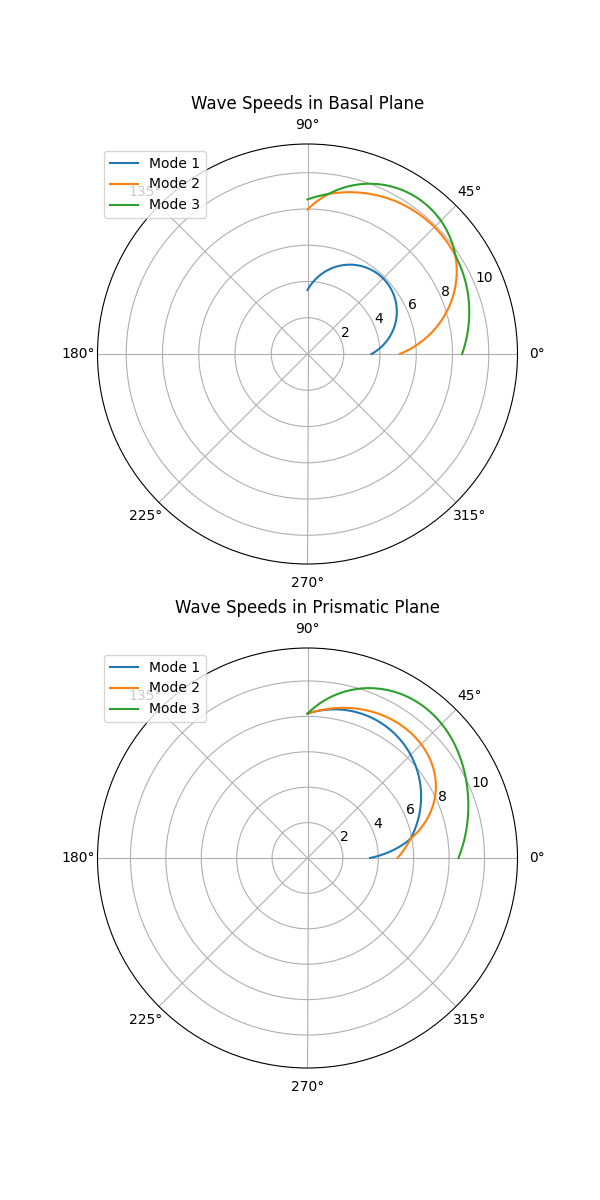

The script that drew this image:
import numpy as np
import matplotlib.pyplot as plt

C11 = C22 = 63.5  # GPa
C33 = 66.5
C12 = 25.9
C13 = C23 = 21.7
C44 = 18.4
C66 = (C11 - C12) / 2  

C = np.array([
    [C11, C12, C13, 0,   0,   0],
    [C12, C11, C13, 0,   0,   0],
    [C13, C13, C33, 0,   0,   0],
    [0,   0,   0,   C44, 0,   0],
    [0,   0,   0,   0,   C44, 0],
    [0,   0,   0,   0,   0,   C66]
])

def acoustic_tensor(p, C):
    # Unpack direction components
    norm_p = np.linalg.norm(p)
    p = p / norm_p if norm_p != 0 else p
    p1, p2, p3 = p
    
    # Calculate acoustic tensor components using provided relations
    A11 = C[0,0]*p1**2 + C[0,1]*p1*p2 + C[0,2]*p1*p3 + C[0,1]*p2*p1 + C[1,1]*p2**2 + C[1,2]*p2*p3 + C[0,2]*p3*p1 + C[1,2]*p3*p2 + C[2,2]*p3**2
    A12 = C[5,0]*p1**2 + C[5,1]*p1*p2 + C[5,1]*p1*p3 + C[5,1]*p2*p1 + C[5,1]*p2**2 + C[5,1]*p2*p3 + C[5,1]*p3*p1 + C[5,1]*p3*p2 + C[5,1]*p3**2
    A13 = C[0,2]*p1**2 + C[4,1]*p1*p2 + C[4,2]*p1*p3 + C[5,1]*p2*p1 + C[2,1]*p2**2 + C[4,3]*p2*p3 + C[4,2]*p3*p1 + C[4,3]*p3*p2 + C[4,2]*p3**2
    A22 = C[1,0]*p1**2 + C[1,1]*p1*p2 + C[1,2]*p1*p3 + C[1,1]*p2*p1 + C[1,1]*p2**2 + C[1,2]*p2*p3 + C[1,2]*p3*p1 + C[1,2]*p3*p2 + C[2,2]*p3**2
    A23 = C[3,0]*p1**2 + C[3,1]*p1*p2 + C[3,2]*p1*p3 + C[3,1]*p2*p1 + C[3,1]*p2**2 + C[3,2]*p2*p3 + C[3,2]*p3*p1 + C[3,2]*p3*p2 + C[3,2]*p3**2
    A33 = C[2,0]*p1**2 + C[2,1]*p1*p2 + C[2,2]*p1*p3 + C[2,1]*p2*p1 + C[2,1]*p2**2 + C[2,2]*p2*p3 + C[2,2]*p3*p1 + C[2,2]*p3*p2 + C[2,2]*p3**2
    A = np.array([
        [A11, A12, A13],
        [A12, A22, A23],
        [A13, A23, A33]
    ])
    return A
def wave_speeds(A):
    
    eigenvalues = np.linalg.eigvalsh(A)
    print(eigenvalues)
    return np.sqrt(np.maximum(eigenvalues, 0))

# Values of s from 0 to 1
s_values = np.linspace(0, 1, 100)
speeds_p5 = []
speeds_p6 = []

for s in s_values:
    # Direction in the basal plane
    p5 = np.array([1-s, s, 0])
    # Direction in the prismatic plane
    p6 = np.array([1-s, 0, s])
    
    # Compute the acoustic tensors
    A_p5 = acoustic_tensor(p5, C)
    A_p6 = acoustic_tensor(p6, C)
    
    # Compute wave speeds
    speeds_p5.append(wave_speeds(A_p5))
    speeds_p6.append(wave_speeds(A_p6))

speeds_p5 = np.array(speeds_p5)
speeds_p6 = np.array(speeds_p6)

# Prepare polar plots
angles = np.arctan2(s_values, 1 - s_values)  # Angle for polar plot

fig, (ax1, ax2) = plt.subplots(2, 1, subplot_kw={'projection': 'polar'}, figsize=(6, 12))

# Plotting for basal plane
for i in range(3):  # There can be up to 3 wave speeds (longitudinal and two shear)
    ax1.plot(angles, speeds_p5[:, i], label=f"Mode {i+1}")
ax1.set_title("Wave Speeds in Basal Plane")
ax1.set_ylim(0, np.max(speeds_p5) * 1.1)
ax1.legend()

# Plotting for prismatic plane
for i in range(3):
    ax2.plot(angles, speeds_p6[:, i], label=f"Mode {i+1}")
ax2.set_title("Wave Speeds in Prismatic Plane")
ax2.set_ylim(0, np.max(speeds_p6) * 1.1)
ax2.legend()

plt.show()
